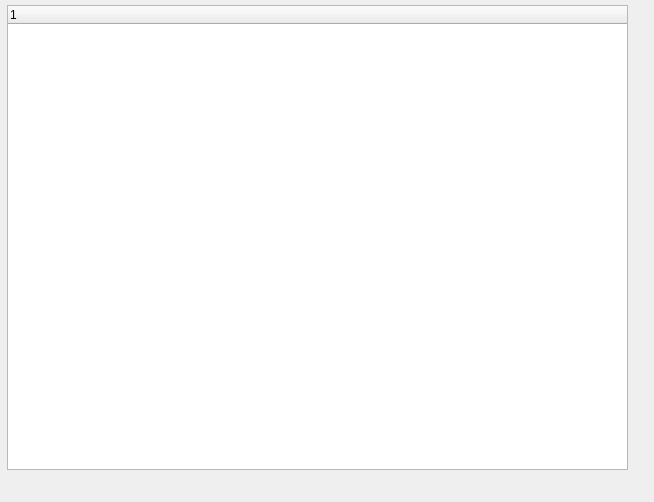
<?xml version="1.0" encoding="UTF-8"?>
<ui version="4.0">
 <class>Dialog</class>
 <widget class="QDialog" name="Dialog">
  <property name="geometry">
   <rect>
    <x>0</x>
    <y>0</y>
    <width>654</width>
    <height>502</height>
   </rect>
  </property>
  <property name="windowTitle">
   <string>Dialog</string>
  </property>
  <widget class="QWidget" name="verticalLayoutWidget">
   <property name="geometry">
    <rect>
     <x>7</x>
     <y>5</y>
     <width>621</width>
     <height>471</height>
    </rect>
   </property>
   <layout class="QVBoxLayout" name="verticalLayout" stretch="0,0">
    <property name="sizeConstraint">
     <enum>QLayout::SetMaximumSize</enum>
    </property>
    <item>
     <widget class="QTreeWidget" name="treeWidget">
      <column>
       <property name="text">
        <string notr="true">1</string>
       </property>
      </column>
     </widget>
    </item>
    <item>
     <widget class="MatplotlibWidget" name="diagram"/>
    </item>
   </layout>
   <zorder>treeWidget</zorder>
   <zorder>diagram</zorder>
  </widget>
 </widget>
 <customwidgets>
  <customwidget>
   <class>MatplotlibWidget</class>
   <extends>QWidget</extends>
   <header>matplotlibwidget</header>
  </customwidget>
 </customwidgets>
 <resources/>
 <connections/>
</ui>
